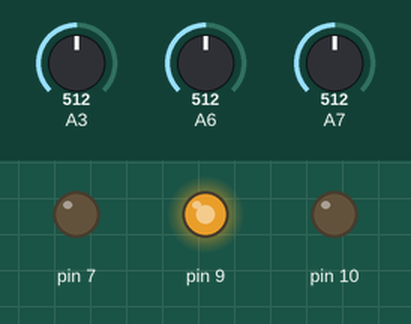
Simulated run of this sketch. Board: Arduino Nano, built with avr-gcc and run on an emulated ATmega328P. On the bench: output pins drawn as LEDs (lit = HIGH). The test bench sets the inputs (shaded band); at power-on: A3 = 512, A6 = 512, A7 = 512. What the sketch prints to the serial monitor is not drawn.

Above: at 0.24 s.
Timing chart, 0 to 39.9 s (numbered marks = the images above):
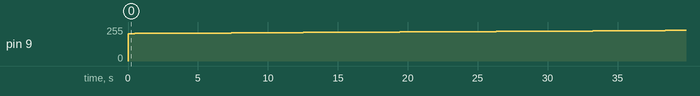

The sketch:

calibrate_V2.ino
```cpp
/* Configure digital pins 9 and 10 as 16-bit PWM outputs. */
void setupPWM16() {
    DDRB |= _BV(PB1) | _BV(PB2);        /* set pins as outputs */
    TCCR1A = _BV(COM1A1) | _BV(COM1B1)  /* non-inverting PWM */
        | _BV(WGM11);                   /* mode 14: fast PWM, TOP=ICR1 */
    TCCR1B = _BV(WGM13) | _BV(WGM12)
        | _BV(CS10);                    /* no prescaling */
    ICR1 = 0xffff;                      /* TOP counter value */
    Serial.begin(115200);
}

/* 16-bit version of analogWrite(). Works only on pins 9 and 10. */
void analogWrite16(uint8_t pin, uint16_t val)
{
    switch (pin) {
        case  9: OCR1A = val; break;
        case 10: OCR1B = val; break;
    }
}

//declare variables for butterworth filter

double b[3] = {0.0201,0.0402,0.0201};
double a[3] = {1,-1.5610,0.6414};
double s = 0;
double n = 0;
double t = 0;
double in[3] = {0, 0, 0};
double out[3] = {0, 0, 0};
double y=0;
double x=0;

int sense = 0;
void setup() {
    setupPWM16();
    pinMode(7,OUTPUT);
      //initial input and output array
  in[0] = 0;    // x(k)
  in[1] = 0;    // x(k - 1)
  in[2] = 0;    // x(k - 2)
  out[0] = 0;   // y(k)
  out[1] = 0;   // y(k - 1)
  out[2] = 0;   // y(k - 2)

}

static uint16_t i = 53000;
static uint16_t initialval = i;

double vplus, vminus, vout;
//variables for voltage divider calculation
double R1A = 80.9e3;
double R2A =.837e6;
double R1B = 80.2e3;
double R2B = .818e6;

void loop() {
  // put your main code here, to run repeatedly:
  analogWrite16(9,i);//run revice in low current mode
  i= i + 1;
  // i = 60000 circuit in measurement mode
  //i = 60000;
  if (i == 61000) {
    i = initialval;
  }
  sense = analogRead(A3);
  vplus = ((R1A +R2A)/R1A)*analogRead(A7)*(0.0048875855327468);
  vminus = ((R1B +R2B)/R1B)*analogRead(A6)*0.0048875855327468;
  vout = vplus - vminus;
    //Generate ideal signal:
  x = sense;
//Update output x(k),x(k-1),x(k-2)
  in[2] = in[1];
  in[1] = in[0];
  in[0] = x;
 //Update output y(k-1),y(k-2)and Calculate the Filter signal output y(k)
 //a(0)y(k)=b(0)x(k)+b(1)x(k-1)+b(2)x(k-2)-a(1)y(k-1)-a(2)y(k-2);
  out[2] = out[1];
  out[1] = out[0];
  out[0] = b[0] * in[0] + b[1] * in[1] + b[2] * in[2] - a[1] * out[1] - a[2] * out[2];
  out[0] = out[0] / a[0];
  y = out[0];
  Serial.print(vout - .044444*vout);
  Serial.print(",");
  Serial.print(y);
  Serial.print(",");
  Serial.print(i);
  if(vout > 47){
  Serial.print("overload");
  }
  Serial.print("\n");
//  Serial.print(i);
//  Serial.print(" \t\n");
  delay(5);
}
```

Measured:
- by itself, pin 9: moves from 0/255 to 229/255 over 38.4 s
